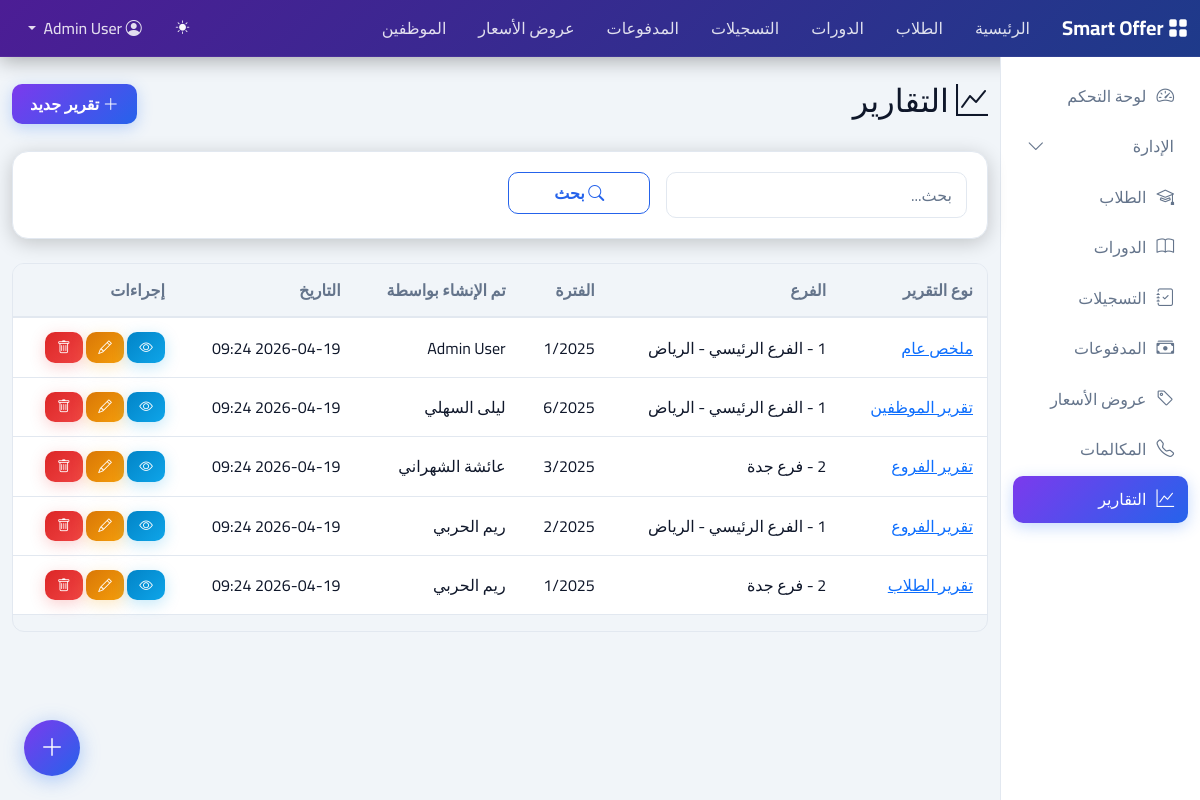
Page /reports/ (signed in) on the earlier database version.
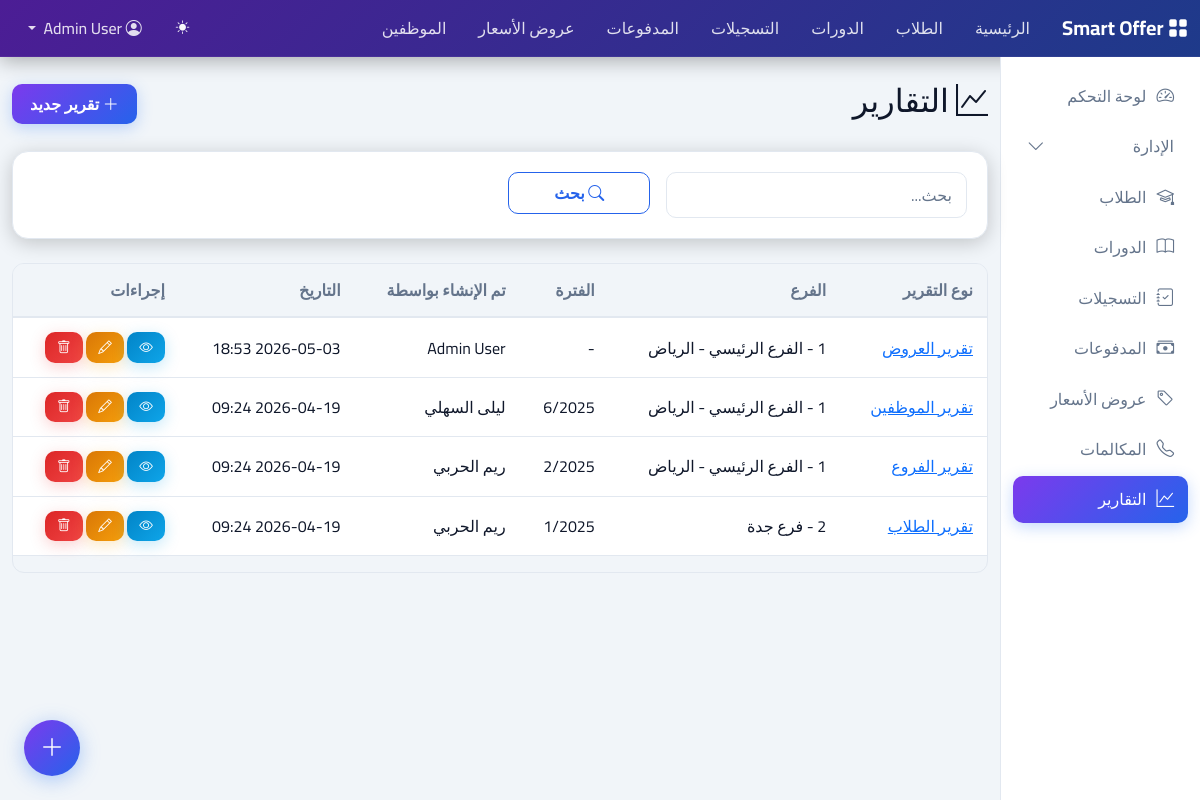
Same page on the later database version.
### reports/models.py (models this page shows, shortened)
class ReportSnapshot(models.Model):
    REPORT_TYPE_CHOICES = [
        ('summary', 'ملخص عام'),
        ('offers', 'تقرير العروض'),
        ('branches', 'تقرير الفروع'),
        ('employees', 'تقرير الموظفين'),
        ('students', 'تقرير الطلاب'),
    ]
    report_type = models.CharField(max_length=20, choices=REPORT_TYPE_CHOICES, db_index=True, verbose_name='نوع التقرير')
    branch = models.ForeignKey('core.Branch', on_delete=models.SET_NULL, null=True, blank=True, db_index=True, related_name='reports', verbose_name='الفرع')
    period = models.CharField(max_length=50, blank=True, db_index=True, verbose_name='الفترة')
    generated_by = models.ForeignKey('accounts.Person', on_delete=models.CASCADE, db_index=True, related_name='generated_reports', verbose_name='تم الإنشاء بواسطة')
    data_json = models.JSONField(default=dict, verbose_name='بيانات التقرير')
    created_at = models.DateTimeField(auto_now_add=True)
    class Meta:
        verbose_name = 'تقرير'
        verbose_name_plural = 'التقارير'
        ordering = ['-created_at']

### core/models.py (models this page shows)
class Branch(models.Model):
    company = models.ForeignKey(Company, on_delete=models.PROTECT, related_name='branches', verbose_name='الشركة')
    code = models.PositiveIntegerField(unique=True, verbose_name='الكود')
    name = models.CharField(max_length=255, verbose_name='اسم الفرع')
    sub_name = models.CharField(max_length=255, blank=True, verbose_name='الاسم الفرعي')
    address = models.TextField(blank=True, verbose_name='العنوان')
    phone1 = models.CharField(max_length=20, blank=True, verbose_name='التليفون 1')
    phone2 = models.CharField(max_length=20, blank=True, verbose_name='التليفون 2')
    postal_code = models.CharField(max_length=20, blank=True, verbose_name='الرقم البريدي')
    mobile = models.CharField(max_length=20, blank=True, verbose_name='المحمول')
    fax = models.CharField(max_length=20, blank=True, verbose_name='الفاكس')
    email = models.EmailField(blank=True, verbose_name='البريد الإلكتروني')
    website = models.URLField(blank=True, verbose_name='الموقع الإلكتروني')
    commercial_registration = models.CharField(max_length=50, blank=True, verbose_name='السجل التجاري')
    licence_code = models.CharField(max_length=50, blank=True, verbose_name='رقم الترخيص')
    tax_code = models.CharField(max_length=50, blank=True, verbose_name='الرقم الضريبي')
    logo = models.TextField(blank=True, verbose_name='الشعار (Base64)')
    created_at = models.DateTimeField(auto_now_add=True)
    updated_at = models.DateTimeField(auto_now=True)
    class Meta:
        verbose_name = 'فرع'
        verbose_name_plural = 'الفروع'
        ordering = ['code']
    def __str__(self):
        return f"{self.code} - {self.name}"

### accounts/models.py (models this page shows, shortened)
class Person(AbstractBaseUser, PermissionsMixin):
    email = models.EmailField(unique=True, db_index=True, verbose_name='البريد الإلكتروني')
    first_name = models.CharField(max_length=100, blank=True, db_index=True, verbose_name='الاسم الأول')
    second_name = models.CharField(max_length=100, blank=True, verbose_name='الاسم الثاني')
    third_name = models.CharField(max_length=100, blank=True, verbose_name='الاسم الثالث')
    forth_name = models.CharField(max_length=100, blank=True, db_index=True, verbose_name='الاسم الرابع')
    mobile = models.CharField(max_length=20, blank=True, db_index=True, verbose_name='المحمول')
    phone = models.CharField(max_length=20, blank=True, verbose_name='التليفون')
    address = models.TextField(blank=True, verbose_name='العنوان')
    photo = models.TextField(blank=True, verbose_name='الصورة (Base64)')
    team = models.ForeignKey(Team, on_delete=models.SET_NULL, null=True, blank=True, db_index=True, related_name='members', verbose_name='الفريق')
    branch = models.ForeignKey('core.Branch', on_delete=models.SET_NULL, null=True, blank=True, db_index=True, related_name='persons', verbose_name='الفرع الرئيسي')
    is_staff = models.BooleanField(default=False, db_index=True, verbose_name='موظف')
    is_active = models.BooleanField(default=True, db_index=True, verbose_name='نشط')
    is_superuser = models.BooleanField(default=False, verbose_name='مدير نظام')
    last_login_date = models.DateTimeField(null=True, blank=True, verbose_name='آخر دخول')
    ip_address = models.GenericIPAddressField(null=True, blank=True, verbose_name='عنوان IP')
    options = models.JSONField(default=dict, blank=True, verbose_name='الإعدادات')
    created_at = models.DateTimeField(auto_now_add=True)
    updated_at = models.DateTimeField(auto_now=True)
    objects = PersonManager()
    USERNAME_FIELD = 'email'
    REQUIRED_FIELDS = ['first_name', 'forth_name']
    class Meta:
        verbose_name = 'مستخدم'
        verbose_name_plural = 'المستخدمين'
        ordering = ['-created_at']
    def get_full_name(self):
        return f"{self.first_name} {self.second_name} {self.third_name} {self.forth_name}".strip()
    def get_short_name(self):
        return f"{self.first_name} {self.forth_name}".strip()

### reports/views.py (the view)
# urls.py: path('reports/', views.ReportSnapshotListView.as_view(), name='reportsnapshot-list'),
class ReportSnapshotListView(LoginRequiredMixin, ListView):
    model = ReportSnapshot
    template_name = 'reports/reportsnapshot_list.html'
    context_object_name = 'reports'
    paginate_by = 25
    def get_queryset(self):
        queryset = super().get_queryset()
        q = self.request.GET.get('q')
        if q:
            queryset = queryset.filter(
                Q(report_type__icontains=q) |
                Q(period__icontains=q) |
                Q(branch__name__icontains=q)
            )
        return queryset

### reports/templates/reports/reportsnapshot_list.html (shortened to what this page needs)
{% extends 'base.html' %}
{% block content %}
<div class="d-flex justify-content-between align-items-center mb-4">
    <h2><i class="bi bi-graph-up"></i> التقارير</h2>
    <a href="{% url 'reportsnapshot-create' %}" class="btn btn-primary"><i class="bi bi-plus-lg"></i> تقرير جديد</a>
</div>
<div class="card mb-4">
    <div class="card-body">
        <form method="get" class="row g-3">
            <div class="col-md-4">
                <input type="text" name="q" class="form-control" placeholder="بحث..." value="{{ request.GET.q|default:'' }}">
            </div>
            <div class="col-md-2">
                <button type="submit" class="btn btn-outline-primary w-100"><i class="bi bi-search"></i> بحث</button>
            </div>
        </form>
    </div>
</div>
<div class="table-responsive">
    <table class="table table-hover align-middle">
        <thead class="table-light">
            <tr>
                <th>نوع التقرير</th>
                <th>الفرع</th>
                <th>الفترة</th>
                <th>تم الإنشاء بواسطة</th>
                <th>التاريخ</th>
                <th class="text-start">إجراءات</th>
            </tr>
        </thead>
        <tbody>
            {% for report in reports %}
            <tr>
                <td><a href="{% url 'reportsnapshot-detail' report.pk %}">{{ report.get_report_type_display }}</a></td>
                <td>{{ report.branch|default:'-' }}</td>
                <td>{{ report.period|default:'-' }}</td>
                <td>{{ report.generated_by.get_short_name|default:report.generated_by.email }}</td>
                <td>{{ report.created_at|date:'Y-m-d H:i' }}</td>
                <td class="text-start">
                    <a href="{% url 'reportsnapshot-detail' report.pk %}" class="btn btn-sm btn-info"><i class="bi bi-eye"></i></a>
                    <a href="{% url 'reportsnapshot-update' report.pk %}" class="btn btn-sm btn-warning"><i class="bi bi-pencil"></i></a>
                    <a href="{% url 'reportsnapshot-delete' report.pk %}" class="btn btn-sm btn-danger"><i class="bi bi-trash"></i></a>
                </td>
            </tr>
            {% empty %}
            <tr>
                <td colspan="6" class="text-center text-muted">لا توجد تقارير</td>
            </tr>
            {% endfor %}
        </tbody>
    </table>
</div>
{% endblock %}

### templates/base.html (shortened to what this page needs)
<!DOCTYPE html>
<html lang="ar" dir="rtl">
<head>
    <link href="https://cdn.jsdelivr.net/npm/bootstrap@5.3.2/dist/css/bootstrap.rtl.min.css" rel="stylesheet">
    <link rel="stylesheet" href="https://cdn.jsdelivr.net/npm/bootstrap-icons@1.11.1/font/bootstrap-icons.css">
</head>
<body>
    <nav class="navbar navbar-expand-lg navbar-custom">
        <div class="container-fluid">
            <a class="navbar-brand" href="{% url 'dashboard' %}"><i class="bi bi-grid-fill"></i> Smart Offer</a>
            <div class="collapse navbar-collapse" id="navbarNav">
                <ul class="navbar-nav me-auto">
                    {% if user.is_authenticated %}
                    <li class="nav-item"><a class="nav-link" href="{% url 'dashboard' %}">الرئيسية</a></li>
                    <li class="nav-item"><a class="nav-link" href="{% url 'student-list' %}">الطلاب</a></li>
                    <li class="nav-item"><a class="nav-link" href="{% url 'course-list' %}">الدورات</a></li>
                    <li class="nav-item"><a class="nav-link" href="{% url 'registration-list' %}">التسجيلات</a></li>
                    <li class="nav-item"><a class="nav-link" href="{% url 'payment-list' %}">المدفوعات</a></li>
                    <li class="nav-item"><a class="nav-link" href="{% url 'studentoffer-list' %}">عروض الأسعار</a></li>
                    <li class="nav-item"><a class="nav-link" href="{% url 'person-list' %}">الموظفين</a></li>
                    {% endif %}
                </ul>
                <ul class="navbar-nav align-items-center">
                    {% if user.is_authenticated %}
                    <li class="nav-item me-2">
                        <button id="themeToggle" class="btn btn-sm btn-outline-light border-0" title="تبديل الوضع" style="padding: 6px 10px;">
                            <i class="bi bi-moon-stars-fill" id="themeIcon"></i>
                        </button>
                    </li>
                    <li class="nav-item dropdown">
                        <a class="nav-link dropdown-toggle" href="#" role="button" data-bs-toggle="dropdown">
                            <i class="bi bi-person-circle"></i> {{ user.get_full_name|default:user.email }}
                        </a>
                    </li>
                    {% else %}
                    <li class="nav-item"><a class="nav-link" href="{% url 'login' %}">تسجيل الدخول</a></li>
                    {% endif %}
                </ul>
            </div>
        </div>
    </nav>
    <div class="container-fluid">
        <div class="row">
            {% if user.is_authenticated %}
            <nav class="col-md-2 d-none d-md-block sidebar-custom">
                <ul class="nav flex-column">
                    <li class="nav-item"><a class="nav-link {% if request.path == '/' %}active{% endif %}" href="{% url 'dashboard' %}"><i class="bi bi-speedometer2"></i> لوحة التحكم</a></li>
                    <li class="nav-item">
                        <a class="nav-link sidebar-toggle d-flex justify-content-between align-items-center" data-bs-toggle="collapse" href="#adminCollapse" role="button" aria-expanded="false" aria-controls="adminCollapse">
                            <span> الإدارة</span>
                            <i class="bi bi-chevron-down small chevron-icon"></i>
                        </a>
                    </li>
                    <li class="nav-item"><a class="nav-link {% if '/students/' in request.path %}active{% endif %}" href="{% url 'student-list' %}"><i class="bi bi-mortarboard"></i> الطلاب</a></li>
                    <li class="nav-item"><a class="nav-link {% if '/courses/' in request.path %}active{% endif %}" href="{% url 'course-list' %}"><i class="bi bi-book"></i> الدورات</a></li>
                    <li class="nav-item"><a class="nav-link {% if '/registrations/' in request.path %}active{% endif %}" href="{% url 'registration-list' %}"><i class="bi bi-journal-check"></i> التسجيلات</a></li>
                    <li class="nav-item"><a class="nav-link {% if '/payments/' in request.path %}active{% endif %}" href="{% url 'payment-list' %}"><i class="bi bi-cash-stack"></i> المدفوعات</a></li>
                    <li class="nav-item"><a class="nav-link {% if '/student-offers/' in request.path %}active{% endif %}" href="{% url 'studentoffer-list' %}"><i class="bi bi-tag"></i> عروض الأسعار</a></li>
                    <li class="nav-item"><a class="nav-link {% if '/calls/' in request.path %}active{% endif %}" href="{% url 'call-list' %}"><i class="bi bi-telephone"></i> المكالمات</a></li>
                    <li class="nav-item"><a class="nav-link {% if '/reports/' in request.path %}active{% endif %}" href="{% url 'reportsnapshot-list' %}"><i class="bi bi-graph-up"></i> التقارير</a></li>
                </ul>
            </nav>
            <main class="col-md-10 ms-sm-auto">
            {% else %}
            <main class="col-12">
            {% endif %}
                {% block content %}{% endblock %}
            </main>
        </div>
    </div>
    {% if user.is_authenticated %}
    <button class="fab-btn" data-bs-toggle="modal" data-bs-target="#branchModal" title="إنشاء فرع جديد">
        <i class="bi bi-plus-lg"></i>
    </button>
    {% endif %}
</body>
</html>

Differences in the rows shown:
removed ReportSnapshot: report_type "ملخص عام", branch "1 - الفرع الرئيسي - الرياض", period "1/2025", generated_by.get_short_name "Admin User", created_at "2026-04-19 09:24"
removed ReportSnapshot: report_type "تقرير الفروع", branch "2 - فرع جدة", period "3/2025", generated_by.get_short_name "عائشة الشهراني", created_at "2026-04-19 09:24"
added ReportSnapshot: report_type "تقرير العروض", branch "1 - الفرع الرئيسي - الرياض", period "-", generated_by.get_short_name "Admin User", created_at "2026-05-03 18:53"
